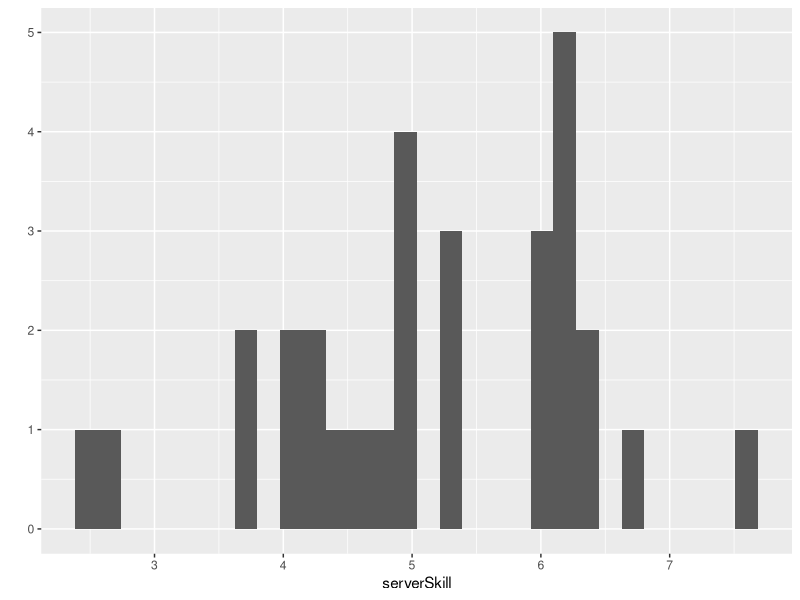

This chart was generated by the following R code:
library("ggplot2")
library("dplyr")

serverNumber = 30
serverSkill = rnorm(serverNumber) + 5 # Generates an array of normal distribution values 
qplot(serverSkill)
